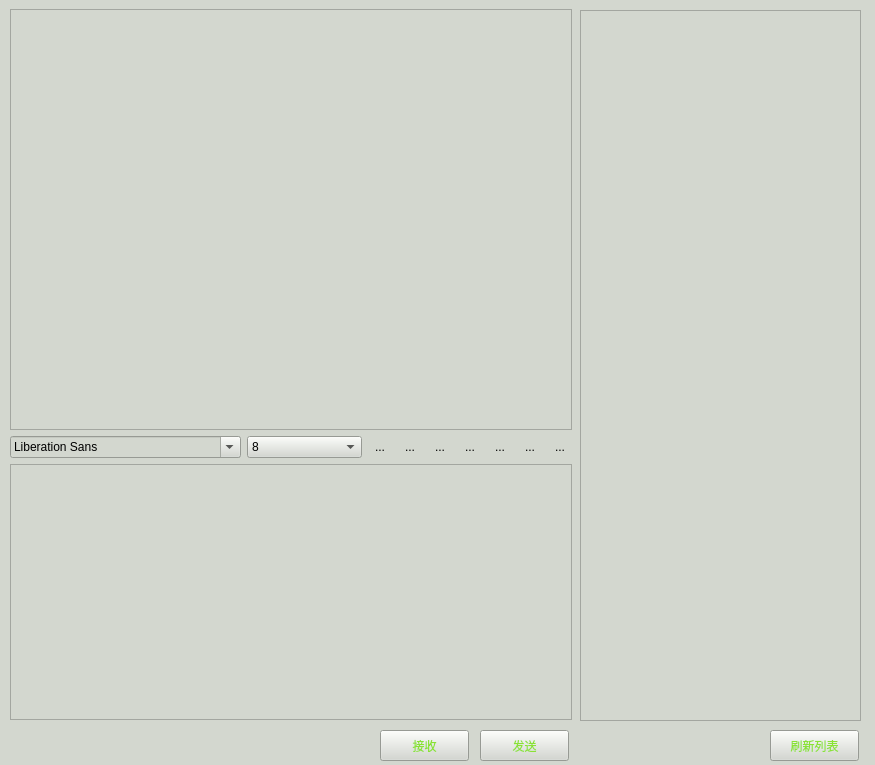
<?xml version="1.0" encoding="UTF-8"?>
<ui version="4.0">
 <class>MessageService</class>
 <widget class="QWidget" name="MessageService">
  <property name="geometry">
   <rect>
    <x>0</x>
    <y>0</y>
    <width>875</width>
    <height>765</height>
   </rect>
  </property>
  <property name="minimumSize">
   <size>
    <width>400</width>
    <height>760</height>
   </size>
  </property>
  <property name="windowTitle">
   <string>Form</string>
  </property>
  <property name="styleSheet">
   <string notr="true">background-color: rgb(211, 215, 207);</string>
  </property>
  <widget class="QPushButton" name="pushButtonSend">
   <property name="geometry">
    <rect>
     <x>480</x>
     <y>730</y>
     <width>89</width>
     <height>31</height>
    </rect>
   </property>
   <property name="styleSheet">
    <string notr="true">color: rgb(138, 226, 52);</string>
   </property>
   <property name="text">
    <string>发送</string>
   </property>
  </widget>
  <widget class="QTableWidget" name="tableWidgetUser">
   <property name="geometry">
    <rect>
     <x>580</x>
     <y>10</y>
     <width>281</width>
     <height>711</height>
    </rect>
   </property>
   <property name="styleSheet">
    <string notr="true">font: 15pt &quot;Ubuntu&quot;;</string>
   </property>
  </widget>
  <widget class="QPushButton" name="pushButtonUpdate">
   <property name="geometry">
    <rect>
     <x>770</x>
     <y>730</y>
     <width>89</width>
     <height>31</height>
    </rect>
   </property>
   <property name="styleSheet">
    <string notr="true">color: rgb(138, 226, 52);</string>
   </property>
   <property name="text">
    <string>刷新列表</string>
   </property>
  </widget>
  <widget class="QPushButton" name="pushButtonRecv">
   <property name="geometry">
    <rect>
     <x>380</x>
     <y>730</y>
     <width>89</width>
     <height>31</height>
    </rect>
   </property>
   <property name="styleSheet">
    <string notr="true">color: rgb(138, 226, 52);</string>
   </property>
   <property name="text">
    <string>接收</string>
   </property>
  </widget>
  <widget class="QWidget" name="layoutWidget">
   <property name="geometry">
    <rect>
     <x>10</x>
     <y>9</y>
     <width>562</width>
     <height>711</height>
    </rect>
   </property>
   <layout class="QVBoxLayout" name="verticalLayout">
    <item>
     <widget class="QTextEdit" name="textEditMessage">
      <property name="minimumSize">
       <size>
        <width>381</width>
        <height>421</height>
       </size>
      </property>
      <property name="styleSheet">
       <string notr="true">font: 16pt &quot;Ubuntu&quot;;</string>
      </property>
     </widget>
    </item>
    <item>
     <layout class="QHBoxLayout" name="horizontalLayout">
      <item>
       <widget class="QFontComboBox" name="ButtonFont"/>
      </item>
      <item>
       <widget class="QComboBox" name="BUttonFontSize">
        <item>
         <property name="text">
          <string>8</string>
         </property>
        </item>
        <item>
         <property name="text">
          <string>9</string>
         </property>
        </item>
        <item>
         <property name="text">
          <string>10</string>
         </property>
        </item>
        <item>
         <property name="text">
          <string>11</string>
         </property>
        </item>
        <item>
         <property name="text">
          <string>12</string>
         </property>
        </item>
        <item>
         <property name="text">
          <string>13</string>
         </property>
        </item>
        <item>
         <property name="text">
          <string>14</string>
         </property>
        </item>
        <item>
         <property name="text">
          <string>15</string>
         </property>
        </item>
        <item>
         <property name="text">
          <string>16</string>
         </property>
        </item>
        <item>
         <property name="text">
          <string>17</string>
         </property>
        </item>
        <item>
         <property name="text">
          <string>18</string>
         </property>
        </item>
        <item>
         <property name="text">
          <string>19</string>
         </property>
        </item>
        <item>
         <property name="text">
          <string>20</string>
         </property>
        </item>
        <item>
         <property name="text">
          <string>24</string>
         </property>
        </item>
        <item>
         <property name="text">
          <string>22</string>
         </property>
        </item>
       </widget>
      </item>
      <item>
       <widget class="QToolButton" name="ButtonBlod">
        <property name="toolTip">
         <string>加粗</string>
        </property>
        <property name="text">
         <string>...</string>
        </property>
        <property name="icon">
         <iconset>
          <normaloff>../resources/bold.png</normaloff>../resources/bold.png</iconset>
        </property>
        <property name="iconSize">
         <size>
          <width>26</width>
          <height>26</height>
         </size>
        </property>
        <property name="checkable">
         <bool>true</bool>
        </property>
        <property name="autoRaise">
         <bool>true</bool>
        </property>
       </widget>
      </item>
      <item>
       <widget class="QToolButton" name="ButtonItalic">
        <property name="text">
         <string>...</string>
        </property>
        <property name="icon">
         <iconset resource="../image.qrc">
          <normaloff>:/image/resources/italic.png</normaloff>:/image/resources/italic.png</iconset>
        </property>
        <property name="iconSize">
         <size>
          <width>26</width>
          <height>26</height>
         </size>
        </property>
        <property name="checkable">
         <bool>true</bool>
        </property>
        <property name="autoRaise">
         <bool>true</bool>
        </property>
       </widget>
      </item>
      <item>
       <widget class="QToolButton" name="ButtonUnder">
        <property name="text">
         <string>...</string>
        </property>
        <property name="icon">
         <iconset resource="../image.qrc">
          <normaloff>:/image/resources/under.png</normaloff>:/image/resources/under.png</iconset>
        </property>
        <property name="iconSize">
         <size>
          <width>26</width>
          <height>26</height>
         </size>
        </property>
        <property name="checkable">
         <bool>true</bool>
        </property>
        <property name="autoRaise">
         <bool>true</bool>
        </property>
       </widget>
      </item>
      <item>
       <widget class="QToolButton" name="ButtonSave">
        <property name="text">
         <string>...</string>
        </property>
        <property name="icon">
         <iconset resource="../image.qrc">
          <normaloff>:/image/resources/save.png</normaloff>:/image/resources/save.png</iconset>
        </property>
        <property name="iconSize">
         <size>
          <width>26</width>
          <height>26</height>
         </size>
        </property>
        <property name="checkable">
         <bool>true</bool>
        </property>
        <property name="autoRaise">
         <bool>true</bool>
        </property>
       </widget>
      </item>
      <item>
       <widget class="QToolButton" name="ButtonSend">
        <property name="text">
         <string>...</string>
        </property>
        <property name="icon">
         <iconset>
          <normaloff>../resources/send.png</normaloff>../resources/send.png</iconset>
        </property>
        <property name="iconSize">
         <size>
          <width>26</width>
          <height>26</height>
         </size>
        </property>
        <property name="checkable">
         <bool>true</bool>
        </property>
        <property name="autoRaise">
         <bool>true</bool>
        </property>
       </widget>
      </item>
      <item>
       <widget class="QToolButton" name="ButtonClear">
        <property name="text">
         <string>...</string>
        </property>
        <property name="icon">
         <iconset resource="../image.qrc">
          <normaloff>:/image/resources/clear.png</normaloff>:/image/resources/clear.png</iconset>
        </property>
        <property name="iconSize">
         <size>
          <width>26</width>
          <height>26</height>
         </size>
        </property>
        <property name="checkable">
         <bool>true</bool>
        </property>
        <property name="autoRaise">
         <bool>true</bool>
        </property>
       </widget>
      </item>
      <item>
       <widget class="QToolButton" name="ButtonColor">
        <property name="text">
         <string>...</string>
        </property>
        <property name="icon">
         <iconset resource="../image.qrc">
          <normaloff>:/image/resources/color.png</normaloff>:/image/resources/color.png</iconset>
        </property>
        <property name="iconSize">
         <size>
          <width>26</width>
          <height>26</height>
         </size>
        </property>
        <property name="checkable">
         <bool>true</bool>
        </property>
        <property name="autoRaise">
         <bool>true</bool>
        </property>
       </widget>
      </item>
     </layout>
    </item>
    <item>
     <widget class="QTextEdit" name="textEditSend">
      <property name="minimumSize">
       <size>
        <width>381</width>
        <height>151</height>
       </size>
      </property>
      <property name="styleSheet">
       <string notr="true">font: 14pt &quot;Ubuntu&quot;;</string>
      </property>
     </widget>
    </item>
   </layout>
  </widget>
 </widget>
 <resources>
  <include location="../image.qrc"/>
 </resources>
 <connections/>
</ui>
